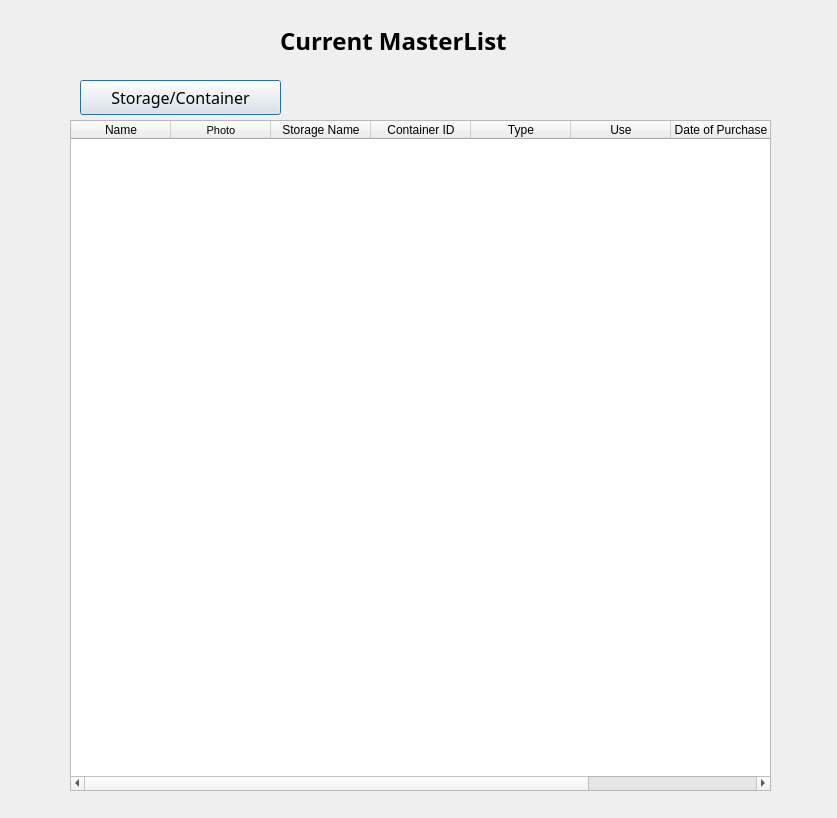
<?xml version="1.0" encoding="UTF-8"?>
<ui version="4.0">
 <class>DisplayMasterListWindow</class>
 <widget class="QDialog" name="DisplayMasterListWindow">
  <property name="geometry">
   <rect>
    <x>0</x>
    <y>0</y>
    <width>837</width>
    <height>818</height>
   </rect>
  </property>
  <property name="windowTitle">
   <string>DisplayMasterListWindow</string>
  </property>
  <widget class="QLabel" name="label">
   <property name="geometry">
    <rect>
     <x>280</x>
     <y>10</y>
     <width>291</width>
     <height>61</height>
    </rect>
   </property>
   <property name="font">
    <font>
     <family>함초롬바탕</family>
     <pointsize>18</pointsize>
     <weight>75</weight>
     <bold>true</bold>
    </font>
   </property>
   <property name="text">
    <string>Current MasterList</string>
   </property>
  </widget>
  <widget class="QTableWidget" name="tableWidget">
   <property name="geometry">
    <rect>
     <x>70</x>
     <y>120</y>
     <width>701</width>
     <height>671</height>
    </rect>
   </property>
   <column>
    <property name="text">
     <string>Name</string>
    </property>
   </column>
   <column>
    <property name="text">
     <string>Photo</string>
    </property>
    <property name="font">
     <font>
      <pointsize>8</pointsize>
     </font>
    </property>
   </column>
   <column>
    <property name="text">
     <string>Storage Name</string>
    </property>
   </column>
   <column>
    <property name="text">
     <string>Container ID</string>
    </property>
   </column>
   <column>
    <property name="text">
     <string>Type</string>
    </property>
   </column>
   <column>
    <property name="text">
     <string>Use</string>
    </property>
   </column>
   <column>
    <property name="text">
     <string>Date of Purchase</string>
    </property>
   </column>
   <column>
    <property name="text">
     <string>Total Number</string>
    </property>
   </column>
  </widget>
  <widget class="QPushButton" name="pushButton_2">
   <property name="geometry">
    <rect>
     <x>80</x>
     <y>80</y>
     <width>201</width>
     <height>35</height>
    </rect>
   </property>
   <property name="font">
    <font>
     <family>함초롬바탕</family>
     <pointsize>12</pointsize>
    </font>
   </property>
   <property name="text">
    <string>Storage/Container</string>
   </property>
  </widget>
 </widget>
 <layoutdefault spacing="6" margin="11"/>
 <resources/>
 <connections>
  <connection>
   <sender>pushButton_2</sender>
   <signal>clicked()</signal>
   <receiver>DisplayMasterListWindow</receiver>
   <slot>move()</slot>
   <hints>
    <hint type="sourcelabel">
     <x>145</x>
     <y>54</y>
    </hint>
    <hint type="destinationlabel">
     <x>219</x>
     <y>7</y>
    </hint>
   </hints>
  </connection>
 </connections>
 <slots>
  <slot>move()</slot>
 </slots>
</ui>
